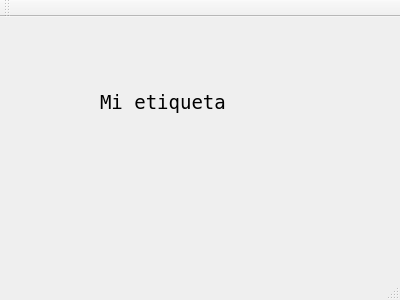
<?xml version="1.0" encoding="UTF-8"?>
<ui version="4.0">
 <class>MainWindow</class>
 <widget class="QMainWindow" name="MainWindow">
  <property name="geometry">
   <rect>
    <x>0</x>
    <y>0</y>
    <width>400</width>
    <height>300</height>
   </rect>
  </property>
  <property name="windowTitle">
   <string>MainWindow</string>
  </property>
  <widget class="QWidget" name="centralWidget">
   <widget class="QLabel" name="label">
    <property name="geometry">
     <rect>
      <x>100</x>
      <y>70</y>
      <width>171</width>
      <height>31</height>
     </rect>
    </property>
    <property name="font">
     <font>
      <family>DejaVu Sans Mono</family>
      <pointsize>14</pointsize>
     </font>
    </property>
    <property name="layoutDirection">
     <enum>Qt::LeftToRight</enum>
    </property>
    <property name="text">
     <string>Mi etiqueta</string>
    </property>
    <property name="alignment">
     <set>Qt::AlignLeading|Qt::AlignLeft|Qt::AlignVCenter</set>
    </property>
   </widget>
  </widget>
  <widget class="QMenuBar" name="menuBar">
   <property name="geometry">
    <rect>
     <x>0</x>
     <y>0</y>
     <width>400</width>
     <height>27</height>
    </rect>
   </property>
  </widget>
  <widget class="QToolBar" name="mainToolBar">
   <attribute name="toolBarArea">
    <enum>TopToolBarArea</enum>
   </attribute>
   <attribute name="toolBarBreak">
    <bool>false</bool>
   </attribute>
  </widget>
  <widget class="QStatusBar" name="statusBar"/>
 </widget>
 <layoutdefault spacing="6" margin="11"/>
 <resources/>
 <connections/>
</ui>
